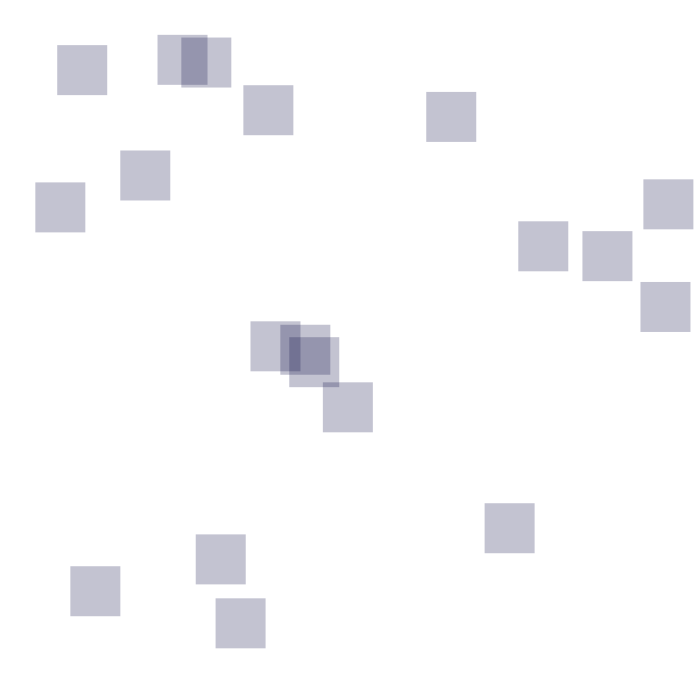
Frame 1 (no input)
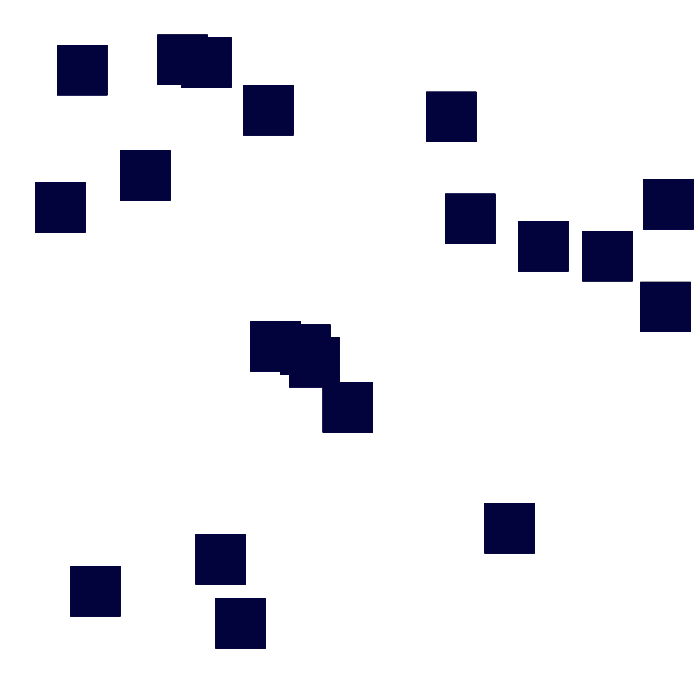
Frame 60 (the mouse pressed at the canvas centre just before this capture)
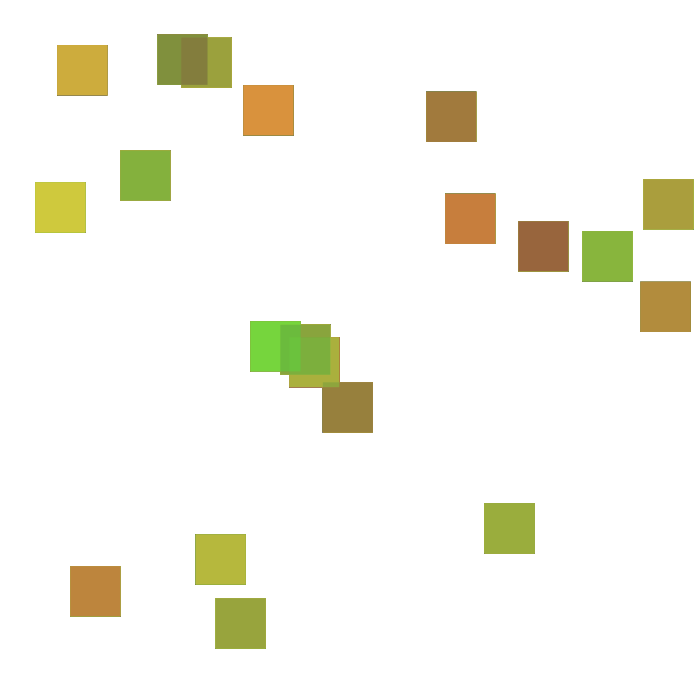
Frame 120 (the mouse held since frame 60 and released just before this capture)

The Processing sketch that drew these frames (run headless with seeded random() and noise(); from frame 60 on, the mouse is pressed at the canvas centre):

// Processing sketch: processing_157151
// ── processing_157151.pde

int ballCount=20;
float[] circleX = new float [ballCount];
float[] circleY = new float [ballCount];
float[] speedY = new float [ballCount];
boolean[] falling = new boolean [ballCount];
float gravity;
float[] speedX = new float[ballCount];
float[] distance = new float[ballCount];
float diam=50;

void setup() {
  size(700, 700);
  background(255);
  noStroke();

  for (int i=0; i<ballCount; i++) {
    circleX[i]=random(diam/2, width-diam/2);
    circleY[i]=random(diam/2, height-diam/2);
    speedY[i]=0;
    speedX[i]=0;
    falling[i]=false; 
    distance[i]=0;
  }

  gravity=7;
}

void draw() {

  for (int i=0; i<ballCount; i++) {
    rect(circleX[i], circleY[i], diam, diam);
    distance[i] = dist(mouseX, mouseY, circleX[i], circleY[i]);

    if (distance[i]<diam/2) {
      fill(0);
      falling[i]=true;
      speedX[i] = mouseX - pmouseX;
      println("speedX: " + speedX[i]);
    } else  {
      fill(random(mouseX),random(mouseY),60,60);
    
    }

    if (falling[i]) {
      circleY[i] += speedY[i];
      circleX[i] += speedX[i];
      speedY[i] += gravity;

      if (circleY[i]>height-diam/2) {
        circleY[i]=height-diam/2; //trick to get the ball to not stick 
        speedY[i]=-speedY[i]*0.7;
       
    

        if (abs(speedY[i])<2) {
          speedY[i] = 0;
        }
      }
    }

    for (int j=0; j<ballCount; j++) {

      if (i!=j) {
        if (dist(circleX[i], circleY[i], circleX[j], circleY[j])<diam){
          //change circle i
          circleX[i]=circleX[i]-speedX[i];
        circleY[i]=circleY[i]-speedY[i];
        speedX[i]=speedX[i]*-0.8;
        speedY[i]=speedY[i]*-0.8;

        //change circle j
        circleX[j]=circleX[j]-speedX[j]*2;
        circleY[j]=circleY[j]-speedY[j]*2;
        speedX[j]=speedX[j]*-0.8;
        speedY[j]=speedY[j]*-0.8;
        
      
      }
    }
  }
 }
}
